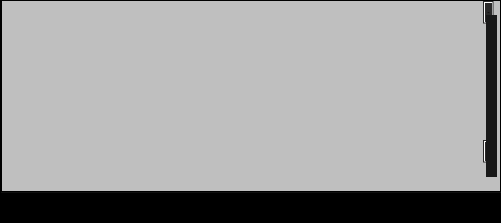
     <widget class="QFrame" name="PlaylistBox">
      <property name="sizePolicy">
       <sizepolicy hsizetype="Preferred" vsizetype="Ignored">
        <horstretch>0</horstretch>
        <verstretch>0</verstretch>
       </sizepolicy>
      </property>
      <property name="frameShape">
       <enum>QFrame::NoFrame</enum>
      </property>
      <layout class="QHBoxLayout" name="PlaylistBoxFirk">
       <property name="spacing">
        <number>0</number>
       </property>
       <property name="leftMargin">
        <number>0</number>
       </property>
       <property name="topMargin">
        <number>0</number>
       </property>
       <property name="rightMargin">
        <number>0</number>
       </property>
       <property name="bottomMargin">
        <number>0</number>
       </property>
       <item>
        <widget class="QTreeView" name="PlaylistsView">
         <property name="enabled">
          <bool>true</bool>
         </property>
         <property name="sizePolicy">
          <sizepolicy hsizetype="Ignored" vsizetype="Ignored">
           <horstretch>1</horstretch>
           <verstretch>0</verstretch>
          </sizepolicy>
         </property>
         <property name="minimumSize">
          <size>
           <width>1</width>
           <height>0</height>
          </size>
         </property>
         <property name="maximumSize">
          <size>
           <width>500</width>
           <height>16777215</height>
          </size>
         </property>
         <property name="sizeIncrement">
          <size>
           <width>0</width>
           <height>0</height>
          </size>
         </property>
         <property name="mouseTracking">
          <bool>false</bool>
         </property>
         <property name="acceptDrops">
          <bool>false</bool>
         </property>
         <property name="styleSheet">
          <string notr="true">QTreeView{
  background-color: rgb(26,26, 26,0.5);
  color:rgb(255, 255, 255);
  border: 1px solid;
  outline: 0;
  show-decoration-selected: 1; /* make the selection span the entire width of the view */
}

QTreeView{
    selection-background-color: transparent;
}

QTreeView::branch:has-siblings:!adjoins-item {
    border-image: url(img/stylesheet-vline.png) 0;
}

QTreeView::branch:has-siblings:adjoins-item {
    border-image: url(img/stylesheet-branch-more.png) 0;
}

QTreeView::branch:!has-children:!has-siblings:adjoins-item {
    border-image: url(img/stylesheet-branch-end.png) 0;
}

QTreeView::branch:has-children:!has-siblings:closed,
QTreeView::branch:closed:has-children:has-siblings {
        border-image: none;
        image: url(img/stylesheet-branch-closed.png);
}

QTreeView::branch:open:has-children:!has-siblings,
QTreeView::branch:open:has-children:has-siblings  {
        border-image: none;
        image: url(img/stylesheet-branch-open.png);
}



QTreeView::item {
   outline: 0;
   color:rgb(80,80,80)
}


QTreeView  QAbstractItemView
{
     border: none;
}


QTreeView::item:selected {
    background: rgb(18,18,18,0.3);
    color:white;
}
QTreeView::item:selected:!active {
   background: rgb(18,18,18,0.3);
   color:white;
}

QTreeView::item:selected {
    color:white;
}
QTreeView::item:selected:!active {
   color:white;
}

QTreeView::item:hover {
    background: rgb(20,20,20,0.5);
    color:#B72E2B;
}





QScrollBar:vertical{
        background-color: #2A2929;
        width: 17px;
        margin: 14px 3px 14px 3px;
        border: 0px transparent;
        border-radius: 0px;
}

QScrollBar::handle:vertical{
        background-color: #181818;         /* #605F5F; */
        min-height: 5px;
}
QScrollBar::handle:vertical:hover{
        background-color: #B72E2B;         
        min-height: 5px;
}

QScrollBar::sub-line:vertical{
        margin: 3px 0px 3px 0px;
        border-image: url(img/SliderUp.png);
        height: 11px;
        width: 11px;
        subcontrol-position: top;
        subcontrol-origin: margin;
}

QScrollBar::add-line:vertical{
        margin: 3px 0px 3px 0px;
        border-image: url(img/SliderDown.png);
        height: 11px;
        width: 11px;
        subcontrol-position: bottom;
        subcontrol-origin: margin;
}

QScrollBar::sub-line:vertical:hover,QScrollBar::sub-line:vertical:on{
        border-image: url(img/SliderUpA.png);
        height: 11px;
        width: 11px;
        subcontrol-position: top;
        subcontrol-origin: margin;
}

QScrollBar::add-line:vertical:hover, QScrollBar::add-line:vertical:on{
        border-image: url(img/SliderDownA.png);
        height: 11px;
        width: 11px;
        subcontrol-position: bottom;
        subcontrol-origin: margin;
}

QScrollBar::up-arrow:vertical, QScrollBar::down-arrow:vertical{
        background: none;
}

QScrollBar::add-page:vertical, QScrollBar::sub-page:vertical{
        background: none;
}</string>
         </property>
         <property name="verticalScrollBarPolicy">
          <enum>Qt::ScrollBarAlwaysOn</enum>
         </property>
         <property name="animated">
          <bool>true</bool>
         </property>
         <property name="headerHidden">
          <bool>true</bool>
         </property>
        </widget>
       </item>
       <item>
        <layout class="QVBoxLayout" name="verticalLayout_5">
         <property name="spacing">
          <number>0</number>
         </property>
         <property name="leftMargin">
          <number>0</number>
         </property>
         <item>
          <widget class="QListView" name="PlaylistView">
           <property name="minimumSize">
            <size>
             <width>500</width>
             <height>0</height>
            </size>
           </property>
           <property name="font">
            <font>
             <family>Chicago</family>
             <pointsize>10</pointsize>
             <weight>75</weight>
             <bold>true</bold>
            </font>
           </property>
           <property name="focusPolicy">
            <enum>Qt::NoFocus</enum>
           </property>
           <property name="acceptDrops">
            <bool>false</bool>
           </property>
           <property name="styleSheet">
            <string notr="true">

QScrollBar:vertical{
        background-color: #2A2929;
        width: 17px;
        margin: 14px 3px 14px 3px;
        border: 0px transparent;
        border-radius: 0px;
}

QScrollBar::handle:vertical{
        background-color: #181818;         /* #605F5F; */
        min-height: 5px;
}
QScrollBar::handle:vertical:hover{
        background-color: #B72E2B;         
        min-height: 5px;
}

QScrollBar::sub-line:vertical{
        margin: 3px 0px 3px 0px;
        border-image: url(img/SliderUp.png);
        height: 11px;
        width: 11px;
        subcontrol-position: top;
        subcontrol-origin: margin;
}

QScrollBar::add-line:vertical{
        margin: 3px 0px 3px 0px;
        border-image: url(img/SliderDown.png);
        height: 11px;
        width: 11px;
        subcontrol-position: bottom;
        subcontrol-origin: margin;
}

QScrollBar::sub-line:vertical:hover,QScrollBar::sub-line:vertical:on{
        border-image: url(img/SliderUpA.png);
        height: 11px;
        width: 11px;
        subcontrol-position: top;
        subcontrol-origin: margin;
}

QScrollBar::add-line:vertical:hover, QScrollBar::add-line:vertical:on{
        border-image: url(img/SliderDownA.png);
        height: 11px;
        width: 11px;
        subcontrol-position: bottom;
        subcontrol-origin: margin;
}

QScrollBar::up-arrow:vertical, QScrollBar::down-arrow:vertical{
        background: none;
}

QScrollBar::add-page:vertical, QScrollBar::sub-page:vertical{
        background: none;
}




QListView{
  background-color: rgb(0, 0, 0,0.2);
  color:rgb(255, 255, 255);
  border: 1px solid;
   outline: 0;
}

QListView {
    show-decoration-selected: 1; /* make the selection span the entire width of the view */
}

QListView::item {
   outline: 0;
}
QListView::item {

}

QListView  QAbstractItemView
{
     border: none;
}


QListView::item:selected {
    background: rgb(20,20,20,0.5);
    color:white;
}
QListView::item:selected:!active {
   background: rgb(20,20,20,0.5);
   color:white;
}

/*
QListView::item:alternate {
    background: #EEEEEE;
}

QListView::item:selected {
    border: 1px solid #6a6ea9;
}

QListView::item:selected:!active {
    background: qlineargradient(x1: 0, y1: 0, x2: 0, y2: 1,
                                stop: 0 #ABAFE5, stop: 1 #8588B2);
}

QListView::item:selected:active {
    background: qlineargradient(x1: 0, y1: 0, x2: 0, y2: 1,
                                stop: 0 #6a6ea9, stop: 1 #888dd9);
}

QListView::item:hover {
    background: qlineargradient(x1: 0, y1: 0, x2: 0, y2: 1,
                                stop: 0 #FAFBFE, stop: 1 #DCDEF1);
}

*/
QListWidget {padding: 0px;}
QListWidget::item { margin: 0px; }

/*




QListView{
  background-color: rgb(0,0, 0,0.2);
  color:rgb(255, 255, 255);
  border: 1px solid;
  outline: none;
}

QListView {
    show-decoration-selected:1;
}




*/







</string>
           </property>
           <property name="verticalScrollBarPolicy">
            <enum>Qt::ScrollBarAlwaysOn</enum>
           </property>
           <property name="horizontalScrollBarPolicy">
            <enum>Qt::ScrollBarAlwaysOff</enum>
           </property>
           <property name="autoScrollMargin">
            <number>0</number>
           </property>
           <property name="editTriggers">
            <set>QAbstractItemView::NoEditTriggers</set>
           </property>
           <property name="dragEnabled">
            <bool>true</bool>
           </property>
           <property name="dragDropMode">
            <enum>QAbstractItemView::NoDragDrop</enum>
           </property>
           <property name="selectionMode">
            <enum>QAbstractItemView::ExtendedSelection</enum>
           </property>
           <property name="selectionBehavior">
            <enum>QAbstractItemView::SelectItems</enum>
           </property>
          </widget>
         </item>
         <item>
          <widget class="QGroupBox" name="PlaylistCommandBar">
           <property name="styleSheet">
            <string notr="true">QGroupBox{
   background-color:black;
   border: none;
   border-top: 1px solid;
   border-color: rgb(16,16,16)
}</string>
           </property>
           <property name="flat">
            <bool>false</bool>
           </property>
           <property name="checkable">
            <bool>false</bool>
           </property>
           <layout class="QHBoxLayout" name="PlaylistCommandBarFirk">
            <property name="spacing">
             <number>0</number>
            </property>
            <property name="sizeConstraint">
             <enum>QLayout::SetDefaultConstraint</enum>
            </property>
            <property name="leftMargin">
             <number>0</number>
            </property>
            <property name="topMargin">
             <number>0</number>
            </property>
            <property name="rightMargin">
             <number>0</number>
            </property>
            <property name="bottomMargin">
             <number>0</number>
            </property>
            <item>
             <widget class="QPushButton" name="AddTreakPlaylist">
              <property name="minimumSize">
               <size>
                <width>30</width>
                <height>30</height>
               </size>
              </property>
              <property name="maximumSize">
               <size>
                <width>30</width>
                <height>30</height>
               </size>
              </property>
              <property name="autoFillBackground">
               <bool>false</bool>
              </property>
              <property name="styleSheet">
               <string notr="true">QPushButton{
  background-color: rgb(50, 50, 50,0);
  border: none;
  border-image: url(img/add-openNew.png);
}
QPushButton:hover{
  background-color: rgb(50, 50, 50,0);
  border: none;
  border-image: url(img/add-openNewA.png);
}

QPushButton:pressed{
  background-color: rgb(50, 50, 50,255);
  border: none;
  border-image: url(img/add-openNewA.png);

}</string>
              </property>
              <property name="text">
               <string/>
              </property>
              <property name="iconSize">
               <size>
                <width>30</width>
                <height>30</height>
               </size>
              </property>
              <property name="shortcut">
               <string notr="true"/>
              </property>
             </widget>
            </item>
            <item>
             <widget class="QPushButton" name="RemoveTreakPlaylist">
              <property name="minimumSize">
               <size>
                <width>30</width>
                <height>30</height>
               </size>
              </property>
              <property name="maximumSize">
               <size>
                <width>30</width>
                <height>30</height>
               </size>
              </property>
              <property name="styleSheet">
               <string notr="true">QPushButton{
  background-color: rgb(50, 50, 50,0);
  border: none;
  border-image: url(img/removeNew.png);
}
QPushButton:hover{
  background-color: rgb(50, 50, 50,0);
  border: none;
  border-image: url(img/removeNewA.png);
}

QPushButton:pressed{
  background-color: rgb(50, 50, 50,255);
  border: none;
  border-image: url(img/removeNewA.png);

}</string>
              </property>
              <property name="iconSize">
               <size>
                <width>30</width>
                <height>30</height>
               </size>
              </property>
              <property name="shortcut">
               <string notr="true"/>
              </property>
             </widget>
            </item>
            <item>
             <widget class="QPushButton" name="MenuPlaylist">
              <property name="minimumSize">
               <size>
                <width>30</width>
                <height>30</height>
               </size>
              </property>
              <property name="maximumSize">
               <size>
                <width>30</width>
                <height>30</height>
               </size>
              </property>
              <property name="styleSheet">
               <string notr="true">QPushButton{
  background-color: rgb(50, 50, 50,0);
  border: none;
  border-image: url(img/menuplaylistNew.png);
}
QPushButton:hover{
  background-color: rgb(50, 50, 50,0);
  border: none;
  border-image: url(img/menuplaylistNewA.png);
}

QPushButton:pressed{
  background-color: rgb(50, 50, 50,255);
  border: none;
  border-image: url(img/menuplaylistNewA.png);

}</string>
              </property>
              <property name="text">
               <string/>
              </property>
              <property name="iconSize">
               <size>
                <width>30</width>
                <height>30</height>
               </size>
              </property>
              <property name="shortcut">
               <string notr="true"/>
              </property>
             </widget>
            </item>
            <item>
             <spacer name="horizontalSpacer_3">
              <property name="orientation">
               <enum>Qt::Horizontal</enum>
              </property>
              <property name="sizeType">
               <enum>QSizePolicy::Expanding</enum>
              </property>
              <property name="sizeHint" stdset="0">
               <size>
                <width>40</width>
                <height>20</height>
               </size>
              </property>
             </spacer>
            </item>
           </layout>
          </widget>
         </item>
        </layout>
       </item>
      </layout>
     </widget>
